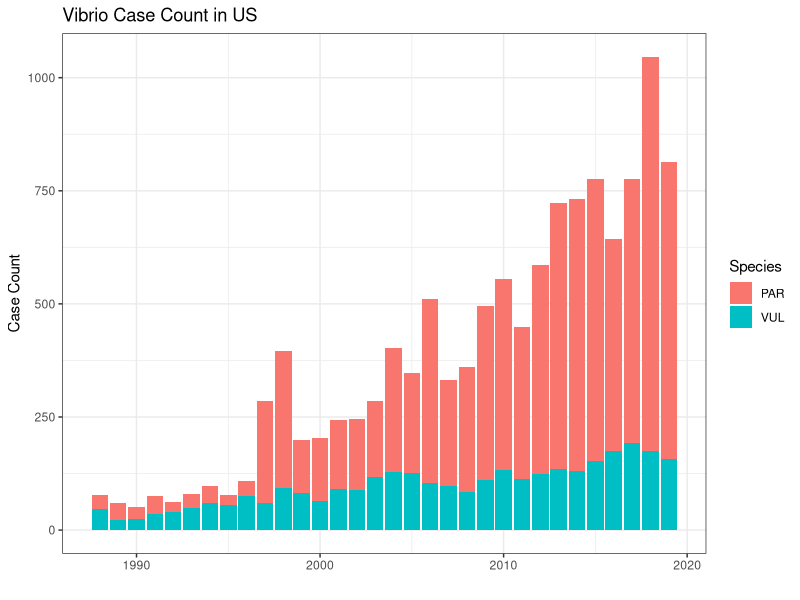
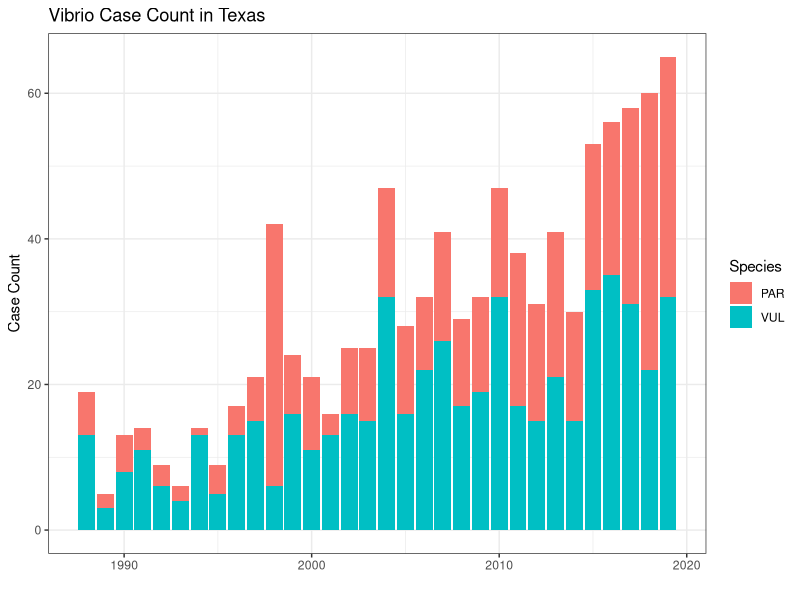
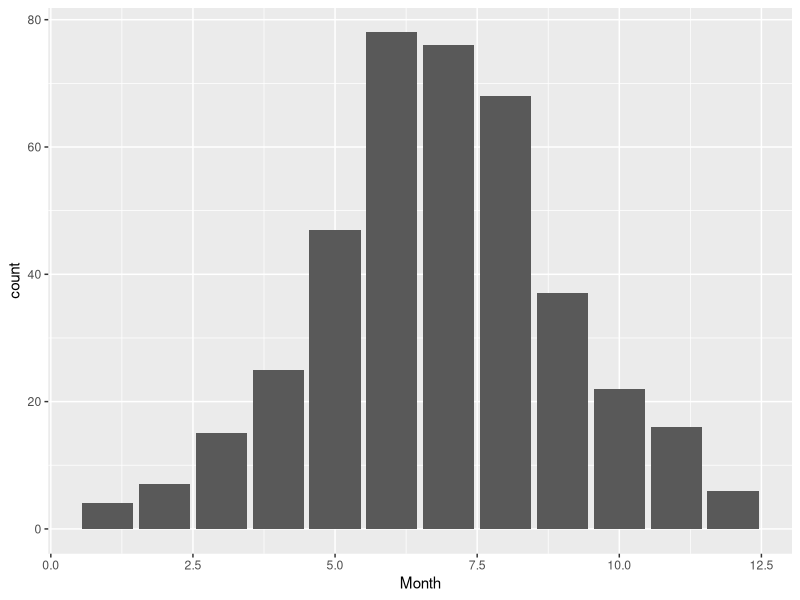
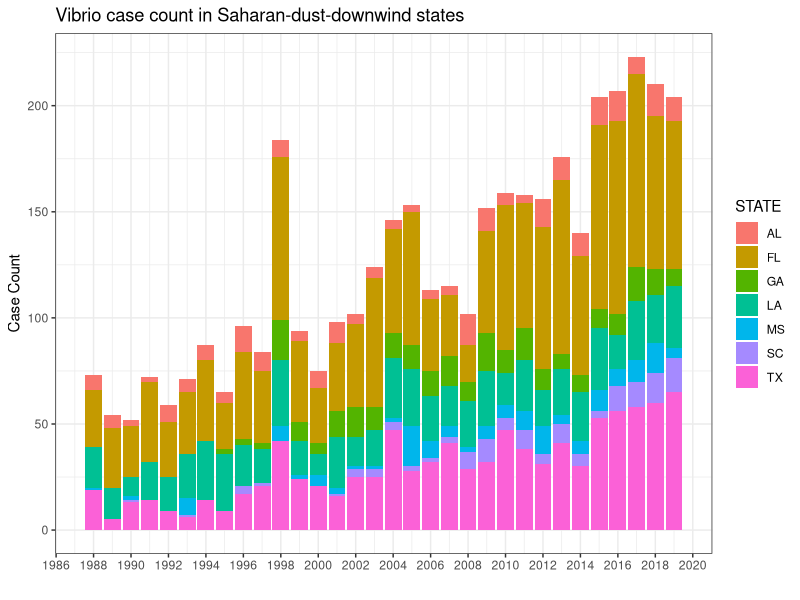

R code for these plots, in order:
## ---- chunk 1
library(tidyverse)
library(here)
## ---- chunk 2
covis<- read_csv(here('data', 'processed_data', 'COVIS.csv'))
## ---- chunk 3
tx<-
  covis %>%
  filter(STATE %in% "TX")

vp_tx<-
  covis %>%
  filter(STATE %in% "TX",
         SpeciesDesignation %in% "PAR")

vv_tx<-
  covis %>%
  filter(STATE %in% "TX",
         SpeciesDesignation %in% "VUL")

e_coast<-covis %>%
  filter(STATE %in% c("TX", "LA", "FL", "GA", "SC", "AL", "MS")) 
## ---- chunk 4
covis %>% 
ggplot()+ geom_bar(
  aes(x = Year,
      fill = SpeciesDesignation))+
  labs(x = "",
       y = "Case Count",
       fill = "Species",
       title = "Vibrio Case Count in US")+ 
    theme_bw()
## ---- chunk 5
ljh<-
  covis %>%
  filter(Year %in% "2018")
## ---- chunk 6
tx %>% 
ggplot()+ geom_bar(
  aes(x = Year,
      fill = SpeciesDesignation))+
  labs(x = "",
       y = "Case Count",
       fill = "Species",
       title = "Vibrio Case Count in Texas")+ 
    theme_bw()
## ---- chunk 7
vp_tx %>%
  ggplot()+
  geom_bar(
    aes(x = Month,
        color = Year)
  )
## ---- chunk 8
e_coast %>%
  ggplot() + 
  geom_bar(
    aes(x = Year,
        #color = STATE,
        fill = STATE)) + 
  scale_x_continuous(n.breaks = 20) + 
  theme_bw()+
  labs(x = "",
       y = "Case Count",
       color = "State",
       title = "Vibrio case count in Saharan-dust-downwind states")
